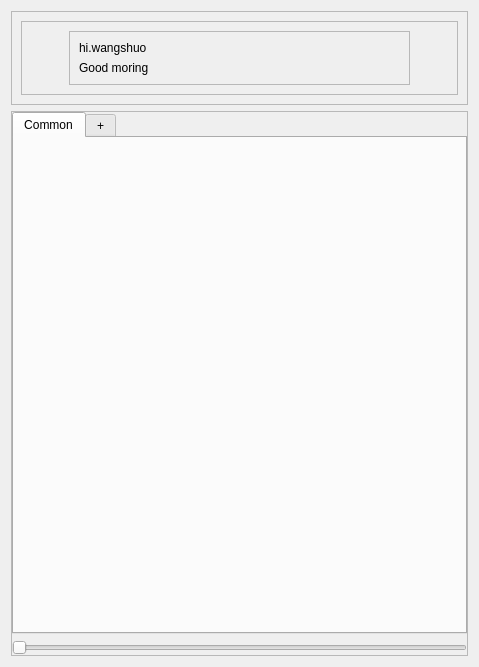
<?xml version="1.0" encoding="UTF-8"?>
<ui version="4.0">
 <class>Form</class>
 <widget class="QWidget" name="Form">
  <property name="geometry">
   <rect>
    <x>0</x>
    <y>0</y>
    <width>479</width>
    <height>667</height>
   </rect>
  </property>
  <property name="windowTitle">
   <string>Form</string>
  </property>
  <property name="styleSheet">
   <string notr="true">QWidget#Form{
	background-color:#1A1F2B;
}
QFrame#main{
	background-color:#414654;
	border-radius:15px;
}
QLabel#head{
	background-color: rgb(41, 46, 59);
	border-radius:25px;
	padding:2px;
}
QLabel#name{
	color:#FFFFFF;
	font-size:15px;
	font-weight:bold;
	font-family:&quot;Segoe UI&quot;;
	letter-spacing:2px;

}
QLabel#date{
	color:#e0e0e0;
	font-size:13px;
	font-family:&quot;Calibri&quot;;
}
QFrame#header_area{
	background-color:#292e3b;
	border-radius:10px;
}

QTabWidget::pane { /* The tab widget frame */
    border-top: 1px solid #414654;
	background-color:#292e3b;
}
QTabBar::tab{
	font-size:13px;
	width:80%;
	font-family:&quot;Calibri&quot;;
}
QTabWidget &gt; QWidget{
	background-color:#292e3b;
}</string>
  </property>
  <layout class="QVBoxLayout" name="verticalLayout">
   <item>
    <widget class="QFrame" name="header">
     <property name="frameShape">
      <enum>QFrame::StyledPanel</enum>
     </property>
     <property name="frameShadow">
      <enum>QFrame::Raised</enum>
     </property>
     <layout class="QHBoxLayout" name="horizontalLayout">
      <item>
       <widget class="QFrame" name="header_area">
        <property name="frameShape">
         <enum>QFrame::StyledPanel</enum>
        </property>
        <property name="frameShadow">
         <enum>QFrame::Raised</enum>
        </property>
        <layout class="QHBoxLayout" name="horizontalLayout_2">
         <item>
          <widget class="QLabel" name="head">
           <property name="sizePolicy">
            <sizepolicy hsizetype="Maximum" vsizetype="Maximum">
             <horstretch>0</horstretch>
             <verstretch>0</verstretch>
            </sizepolicy>
           </property>
           <property name="minimumSize">
            <size>
             <width>32</width>
             <height>32</height>
            </size>
           </property>
           <property name="text">
            <string/>
           </property>
           <property name="pixmap">
            <pixmap>resources/User.png</pixmap>
           </property>
           <property name="scaledContents">
            <bool>false</bool>
           </property>
          </widget>
         </item>
         <item>
          <widget class="QFrame" name="frame">
           <property name="frameShape">
            <enum>QFrame::StyledPanel</enum>
           </property>
           <property name="frameShadow">
            <enum>QFrame::Raised</enum>
           </property>
           <layout class="QVBoxLayout" name="verticalLayout_2">
            <item>
             <widget class="QLabel" name="name">
              <property name="text">
               <string>hi.wangshuo</string>
              </property>
             </widget>
            </item>
            <item>
             <widget class="QLabel" name="date">
              <property name="text">
               <string>Good moring</string>
              </property>
             </widget>
            </item>
           </layout>
          </widget>
         </item>
         <item>
          <widget class="QLabel" name="label">
           <property name="sizePolicy">
            <sizepolicy hsizetype="Maximum" vsizetype="Maximum">
             <horstretch>0</horstretch>
             <verstretch>0</verstretch>
            </sizepolicy>
           </property>
           <property name="minimumSize">
            <size>
             <width>32</width>
             <height>32</height>
            </size>
           </property>
           <property name="maximumSize">
            <size>
             <width>32</width>
             <height>32</height>
            </size>
           </property>
           <property name="text">
            <string/>
           </property>
           <property name="pixmap">
            <pixmap>resources/note.png</pixmap>
           </property>
           <property name="scaledContents">
            <bool>true</bool>
           </property>
          </widget>
         </item>
        </layout>
       </widget>
      </item>
     </layout>
    </widget>
   </item>
   <item>
    <widget class="QFrame" name="tab_section">
     <property name="sizePolicy">
      <sizepolicy hsizetype="Preferred" vsizetype="Expanding">
       <horstretch>0</horstretch>
       <verstretch>0</verstretch>
      </sizepolicy>
     </property>
     <property name="frameShape">
      <enum>QFrame::StyledPanel</enum>
     </property>
     <property name="frameShadow">
      <enum>QFrame::Raised</enum>
     </property>
     <layout class="QVBoxLayout" name="verticalLayout_3">
      <property name="leftMargin">
       <number>0</number>
      </property>
      <property name="topMargin">
       <number>0</number>
      </property>
      <property name="rightMargin">
       <number>0</number>
      </property>
      <property name="bottomMargin">
       <number>0</number>
      </property>
      <item>
       <widget class="QTabWidget" name="tabWidget">
        <property name="currentIndex">
         <number>0</number>
        </property>
        <property name="tabsClosable">
         <bool>false</bool>
        </property>
        <property name="movable">
         <bool>true</bool>
        </property>
        <widget class="QWidget" name="common">
         <attribute name="title">
          <string>Common</string>
         </attribute>
        </widget>
        <widget class="QWidget" name="add_tab">
         <attribute name="title">
          <string>+</string>
         </attribute>
        </widget>
       </widget>
      </item>
      <item>
       <widget class="QSlider" name="horizontalSlider">
        <property name="orientation">
         <enum>Qt::Horizontal</enum>
        </property>
       </widget>
      </item>
     </layout>
    </widget>
   </item>
  </layout>
 </widget>
 <resources>
  <include location="resources/envlt.qrc"/>
 </resources>
 <connections/>
</ui>
